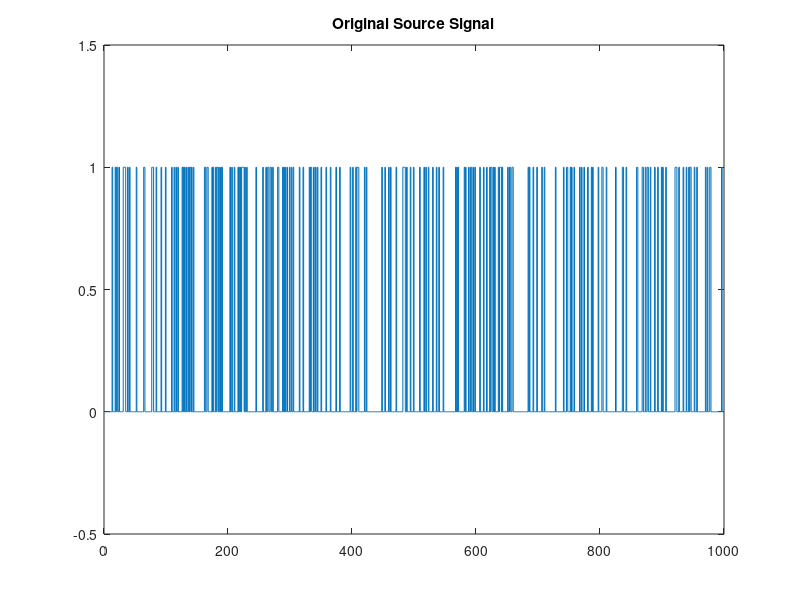
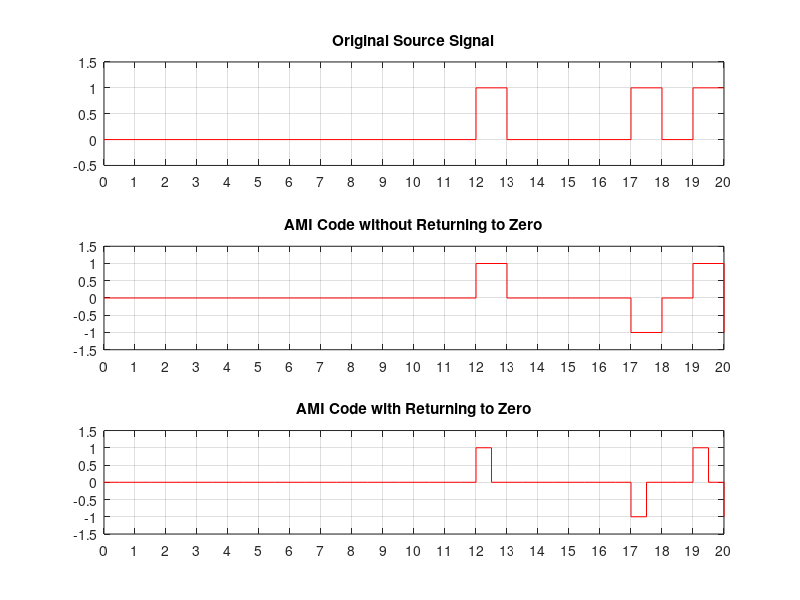
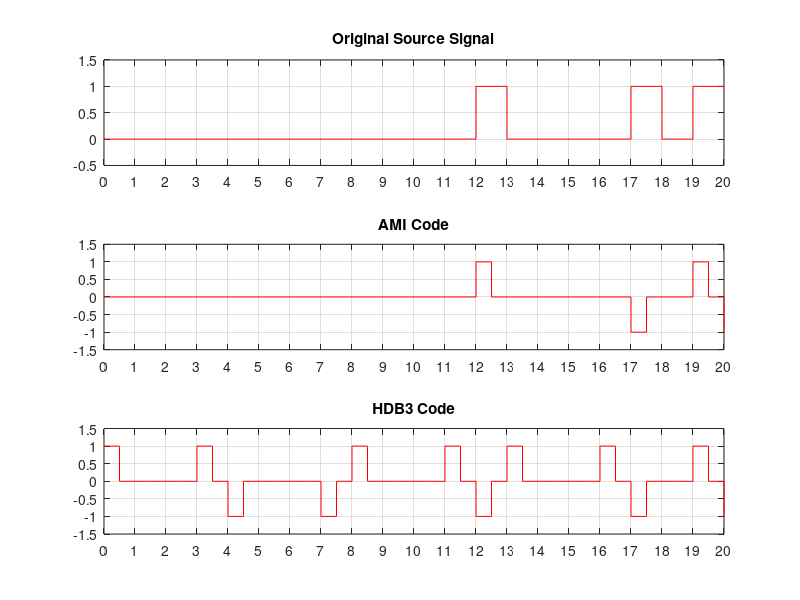
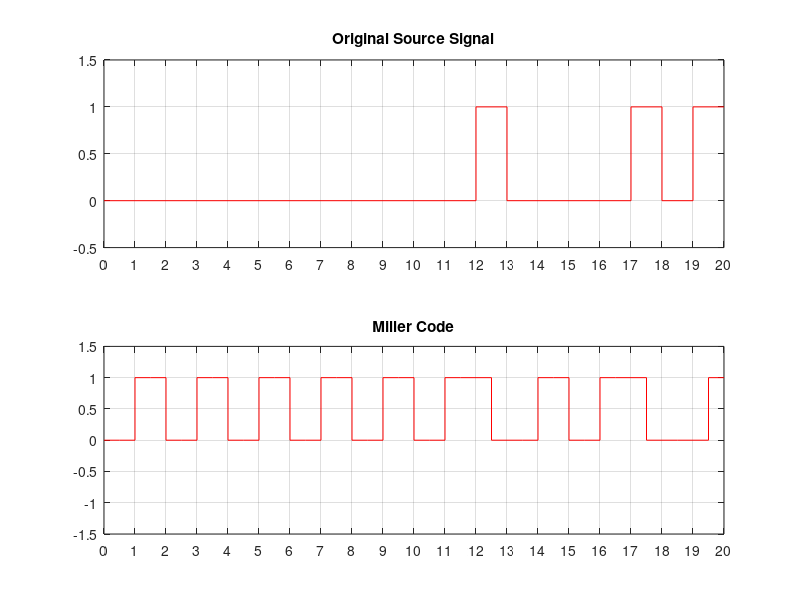

Write the MATLAB code that produced these figures, in order.
% Created by Huang Lu, Department of Electronic Engineering, Tsinghua University
% 2015/10/30, Friday, Beijing
% Code for Homework 3 of Communication and Network

% Generate the Source Signal
clear all; close all; clc;
p0 = 0.8;                       % Probability of 0
x0 = rand(1,1000);              % Uniform Distribution in [0,1]
x0(x0<p0) = 0;                  % Get the Source Signal
x0(x0>=p0) = 1;
figure(1); stairs(x0);          % Figure of the Original Signal
title('Original Source Signal')
set(gca,'Ylim', [-0.5, 1.5])

% AMI Code
c1 = [1, 0];
c2 = [0, 0];
c3 = [-1, 0];
AMI_code = zeros(1, 1000);    % AMI Code without Returning to 0
AMI_code0 = zeros(1, 2000);   % AMI Code with Returning to 0
f1 = x0(1);                   % Initial the fk, fk = fk-1 = x(0)    
for m = 1:1:1000
    f0 = f1;                    % Update fk-1
    f1 = ~(x0(m)==f0);          % Update fk
    if x0(m) == 0               % Get AMI Code
        AMI_code0(2*m-1:2*m) = c2;
        AMI_code(m) = 0;
    else
        if f1 == 1
            AMI_code0(2*m-1:2*m) = c1;
            AMI_code(m) = 1;
        else
            AMI_code0(2*m-1:2*m) = c3;
            AMI_code(m) = -1;
        end
    end
    
end
figure(2); 
subplot(3,1,1); stairs(x0(1:21),'r'); % Figure of the Original Signal
title('Original Source Signal')
set(gca,'Ylim', [-0.5, 1.5])
set(gca,'Xlim', [1, 21])
set(gca,'xtick',[1:1:21],'xticklabel',[0:1:20]) 
grid on;
subplot(3,1,2); stairs(AMI_code(1:21),'r'); % Figure of the AMI Code without Returning to 0
title('AMI Code without Returning to Zero')
set(gca,'Ylim', [-1.5, 1.5])
set(gca,'Xlim', [1, 21])
set(gca,'xtick',[1:1:21],'xticklabel',[0:1:20]) 
grid on;
subplot(3,1,3); stairs(AMI_code0(1:41),'r');% Figure of the AMI Code with Returning to 0
title('AMI Code with Returning to Zero')
set(gca,'Ylim', [-1.5, 1.5])
set(gca,'Xlim', [1, 41])
set(gca,'xtick',[1:2:41],'xticklabel',[0:1:20]) 
grid on;

% HDB3 Code
HDB3_code = AMI_code0;
h1 = [1, 0, 0, 0, 0, 0, 1, 0];
h2 = [-1, 0, 0, 0, 0, 0, -1, 0];
for m = 1:2:1993
    if HDB3_code(m+6) ~= 0
        for n = m+4:-2:1
            if HDB3_code(n) ~= 0
                flag = HDB3_code(n);
                if  HDB3_code(m+6) == flag
                    HDB3_code(m+6) = -flag;
                end
                break;
            end
        end
    end
    if HDB3_code(m:m+7) == [0, 0, 0, 0, 0, 0, 0, 0]
        if m == 1
            HDB3_code(m:m+7) = h1;
        else
            if HDB3_code(m-2) == 1
                HDB3_code(m:m+7) = h2;
            else 
                HDB3_code(m:m+7) = h1;
            end
        end
    end
end
figure(3);
subplot(3,1,1); stairs(x0(1:21),'r'); % Figure of the Original Signal
title('Original Source Signal')
set(gca,'Ylim', [-0.5, 1.5])
set(gca,'Xlim', [1, 21])
set(gca,'xtick',[1:1:21],'xticklabel',[0:1:20]) 
grid on;
subplot(3,1,2); stairs(AMI_code0(1:41),'r'); % Figure of the AMI Code
title('AMI Code')
set(gca,'Ylim', [-1.5, 1.5])
set(gca,'Xlim', [1, 41])
set(gca,'xtick',[1:2:41],'xticklabel',[0:1:20]) 
grid on;
subplot(3,1,3); stairs(HDB3_code(1:41),'r');% Figure of the HDB3 Code
title('HDB3 Code')
set(gca,'Ylim', [-1.5, 1.5])
set(gca,'Xlim', [1, 41])
set(gca,'xtick',[1:2:41],'xticklabel',[0:1:20]) 
grid on;

% Miller Code
Miller_code = zeros(1, 2000);
m = 1;
while(m<=1000)
    if x0(m) == 1
        if m > 1
            if Miller_code(2*m-2) == 1;
                Miller_code(2*m-1:2*m) = [1, 0];
            else
                Miller_code(2*m-1:2*m) = [0, 1];
            end
        else
            Miller_code(2*m-1:2*m) = [0, 1];
        end
        m = m + 1;
    elseif (m < 1000) & (x0(m:m+1) == [0, 0])
        if m > 1
            if Miller_code(2*m-2) == x0(m-1)
                Miller_code(2*m-1:2*m+2) = [1, 1, 0, 0];
            else
                Miller_code(2*m-1:2*m+2) = [0, 0, 1, 1];
            end
        else
            Miller_code(2*m-1:2*m+2) = [0, 0, 1, 1];
        end
        m = m + 2;
    else
        if m > 1
            if Miller_code(2*m-2) ~= x0(m-1)
                Miller_code(2*m-1:2*m) = [0, 0];
            else
                Miller_code(2*m-1:2*m) = [1, 1];
            end
        else
            Miller_code(2*m-1:2*m) = [0, 0];
        end
        m = m + 1;
    end
end
figure(4);
subplot(2,1,1); stairs(x0(1:21),'r'); % Figure of the Original Signal
title('Original Source Signal')
set(gca,'Ylim', [-0.5, 1.5])
set(gca,'Xlim', [1, 21])
set(gca,'xtick',[1:1:21],'xticklabel',[0:1:20]) 
grid on;
subplot(2,1,2); stairs(Miller_code(1:41),'r');% Figure of the Miller Code
title('Miller Code')
set(gca,'Ylim', [-1.5, 1.5])
set(gca,'Xlim', [1, 41])
set(gca,'xtick',[1:2:41],'xticklabel',[0:1:20]) 
grid on;

% Power Spectrum Density
figure(5)
X0 = fftshift(fft(x0));
X0 = abs(X0).^2;
X0 = X0/max(X0);
subplot(2,2,1); plot(X0)
title('Power Spectrum Density of Original Signal');
xlabel('fT'), ylabel('Power Spectrum')
set(gca, 'Xlim', [500,1000])
set(gca,'xtick',[500:250:1000],'xticklabel',{'0', '0.5', '1.0'}) 
X_AMI = fftshift(fft(AMI_code0));
X_AMI = abs(X_AMI).^2;
X_AMI = X_AMI/max(X_AMI);
subplot(2,2,2); plot(X_AMI)
title('Power Spectrum Density of AMI Code with Returing Zero');
xlabel('fT'), ylabel('Power Spectrum')
set(gca, 'Xlim', [1000, 2000])
set(gca,'xtick',[1000:500:2000],'xticklabel',{'0', '0.5', '1.0'})
X_HDB3 = fftshift(fft(HDB3_code));
X_HDB3 = abs(X_HDB3).^2;
X_HDB3 = X_HDB3/max(X_HDB3);
subplot(2,2,3); plot(X_HDB3)
title('Power Spectrum Density of HDB3 Code');
xlabel('fT'), ylabel('Power Spectrum')
set(gca, 'Xlim', [1000, 2000])
set(gca,'xtick',[1000:500:2000],'xticklabel',{'0', '0.5', '1.0'})
X_Miller = fftshift(fft(Miller_code));
X_Miller = abs(X_Miller).^2;
X_Miller = X_Miller/max(X_Miller);
subplot(2,2,4); plot(X_Miller)
title('Power Spectrum Density of Miller Code');
xlabel('fT'), ylabel('Power Spectrum')
set(gca, 'Xlim', [1000, 2000])
set(gca,'xtick',[1000:500:2000],'xticklabel',{'0', '0.5', '1.0'})
